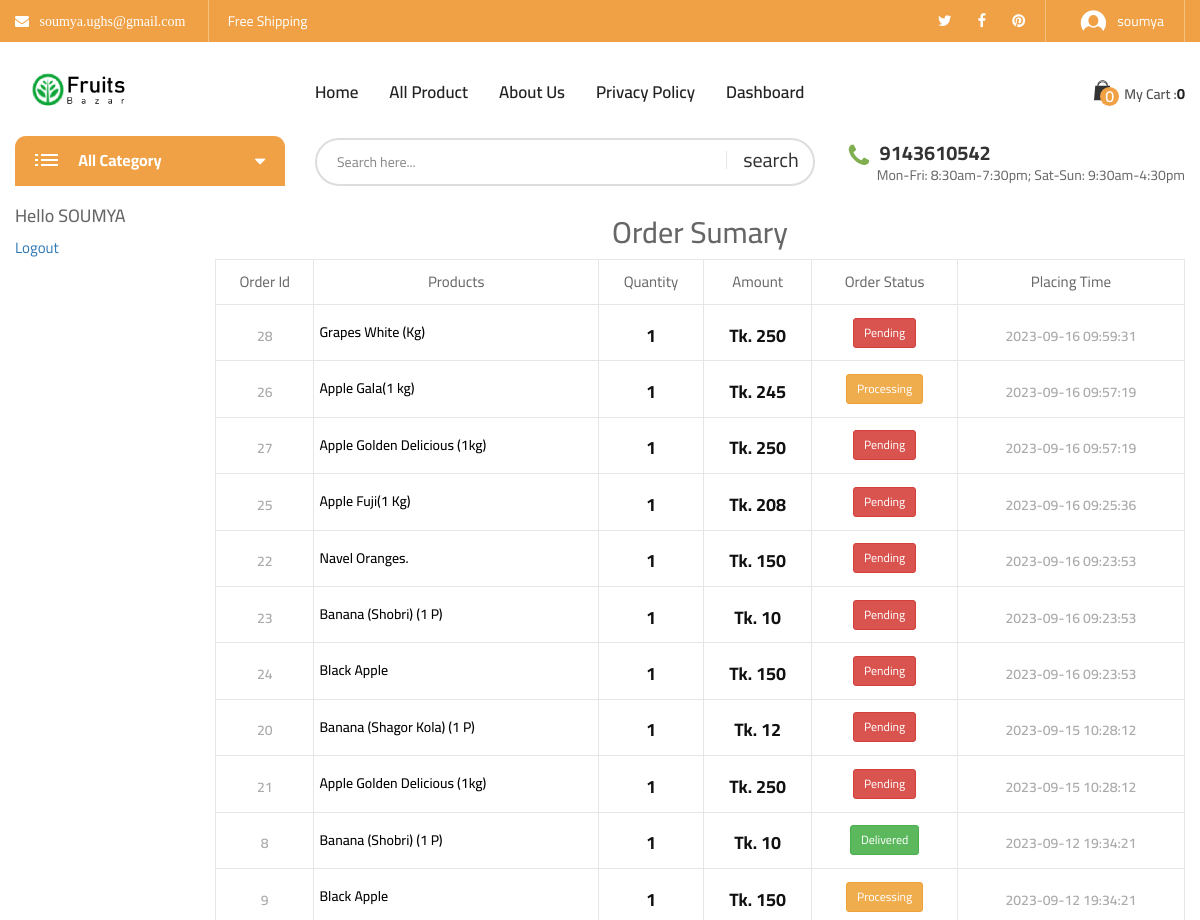
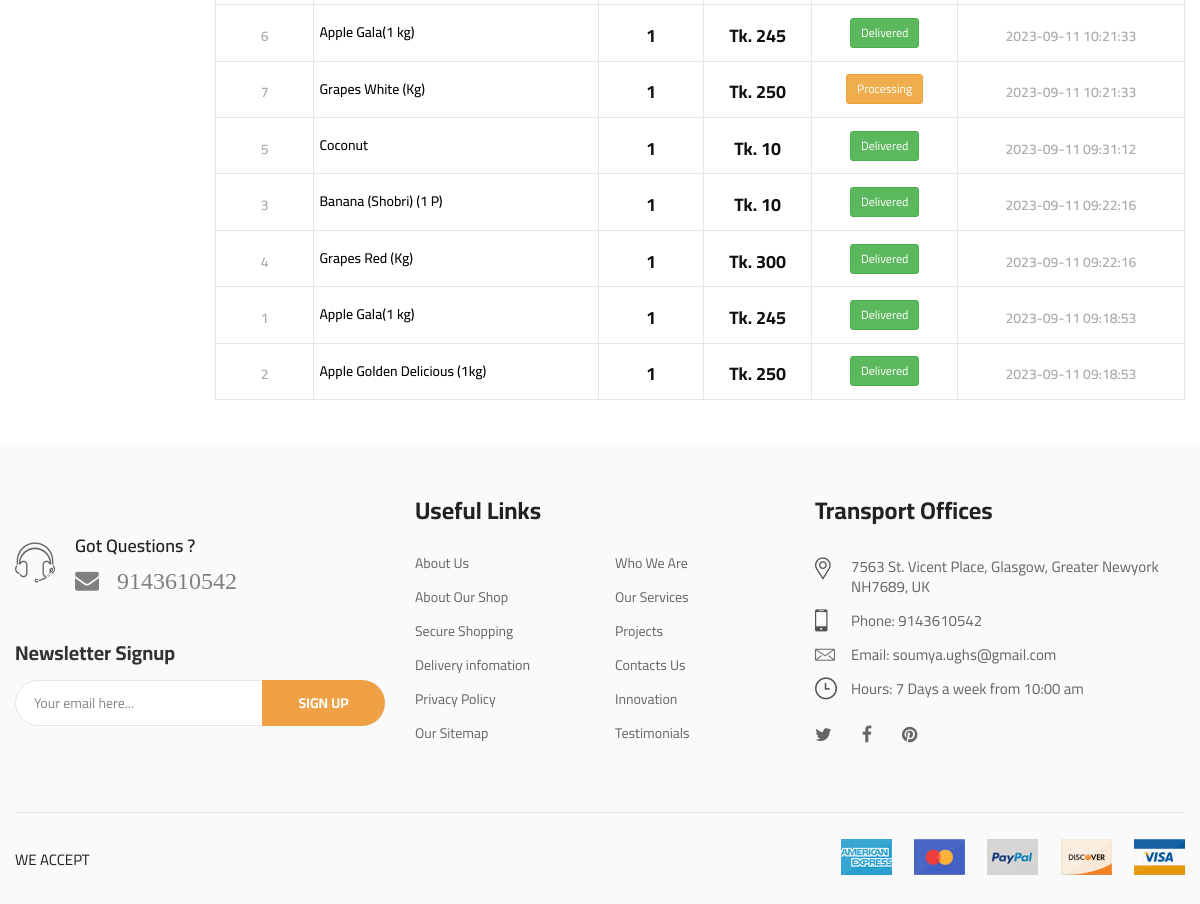
/exist_order.php (signed in), run on the app's committed database (2 pictures, top to bottom).
### tables this page shows
CREATE TABLE `header_info` (
  `id` int(10) NOT NULL,
  `email` varchar(30) NOT NULL,
  `tweeter` varchar(500) NOT NULL,
  `fb_link` varchar(500) NOT NULL,
  `pinterest` varchar(500) NOT NULL,
  `phone` varchar(20) NOT NULL
);

CREATE TABLE `add_logo` (
  `id` int(10) NOT NULL,
  `img` varchar(200) NOT NULL
);

CREATE TABLE `order_details` (
  `order_id` int(255) NOT NULL,
  `user_id` int(11) NOT NULL,
  `product_name` varchar(255) NOT NULL,
  `pdt_quantity` int(11) NOT NULL,
  `amount` int(11) NOT NULL,
  `uses_coupon` varchar(35) NOT NULL,
  `order_status` int(3) NOT NULL,
  `trans_id` varchar(25) NOT NULL,
  `Shipping_mobile` varchar(20) NOT NULL,
  `shiping` varchar(255) NOT NULL,
  `order_time` timestamp NULL DEFAULT current_timestamp(),
  `order_date` date DEFAULT current_timestamp()
);

### exist_order.php (the view, shortened to what the rows shown need)
<?php
include_once("admin/class/adminback.php");
$obj = new adminback();
if(isset($_SESSION['user_id'])){
        $id = $_SESSION['user_id'];
        $order_query =  $obj->order_details_by_id($id);
}else{
    header("location:user_login.php");
}
?>
<?php
include_once("includes/head.php");
?>
<body class="biolife-body">
    <header id="header" class="header-area style-01 layout-03">
        <?php
        include_once("includes/header_top.php");
        ?>
        <?php
        include_once("includes/header_middle.php");
        ?>
        <?php
        include_once("includes/header_bottom.php");
        ?>
    </header>
    <div class="page-contain">
        <div id="main-content" class="main-content">
            <div class="container">
                <div class="row">
                    <div class="col-md-10">
                        <h2 class="text-center">Order Sumary</h2>
                                <table class="shop_table cart-form">
                                    <thead>
                                        <tr>
                                            <th class="product-name">Order Id</th>
                                            <th class="product-price">Products</th>
                                            <th class="product-quantity">Quantity</th>
                                            <th class="product-subtotal">Amount</th>
                                            <th class="product-subtotal">Order Status</th>
                                            <th class="product-subtotal">Placing Time</th>
                                        </tr>
                                    </thead>
                                    <tbody>
                                    <?php while($order_info = mysqli_fetch_assoc($order_query)) {?>
                                                <tr class="cart_item">
                                                    <td class="product-thumbnail" data-title="Product Name">
                                                        <a class="prd-thumb" href="single_product.php?status=singleproduct&&id=<?php echo $order_info['order_id']  ?>">
                                                        <div class="price price-contain">
                                                            <span class="price-amount"><?php echo $order_info['order_id'] ?></span>
                                                        </div>
                                                        </a>
                                                    </td>
                                                    <td class="" data-title="Product Name">
                                                        <a class="" href="single_product.php?status=singleproduct&&id=<?php echo $order_info['order_id']  ?>" style="text-decoration: none; color:black" >
                                                        <div class="price price-contain">
                                                            <h5 class="text-left" ><?php echo $order_info['product_name'] ?></h5>
                                                        </div>
                                                        </a>
                                                    </td>
                                                    <td class="product-subtotal" data-title="Total">
                                                        <div class="price price-contain">
                                                            <ins><span class="price-amount"><span class="currencySymbol"></span><?php echo $order_info['pdt_quantity'] ?></span></ins>
                                                        </div>
                                                    </td>
                                                    <td class="product-subtotal" data-title="Total">
                                                        <div class="price price-contain">
                                                            <ins><span class="price-amount"><span class="currencySymbol">Tk. </span><?php echo $order_info['amount'] ?></span></ins>
                                                        </div>
                                                    </td>
                                                    <td class="product-subtotal" data-title="Total">
                                                        <div class="">
                                                            <span class="price-amount ">
                                                            <?php
                                                            if($order_info['order_status']==0){
                                                                  echo "<p class='btn btn-danger btn-sm'> Pending </p>";
                                                            }elseif($order_info['order_status']==1) {
                                                                echo "<p class='btn btn-warning btn-sm'> Processing </p>";
                                                            }
                                                            elseif($order_info['order_status']==2) {
                                                                echo "<p class='btn btn-success btn-sm'> Delivered </p>";
                                                              }
                                                            ?>
                                                        </span>
                                                        </div>
                                                    </td>
                                                    <td class="product-subtotal" data-title="Total">
                                                        <div class="price price-contain">
                                                          <span class="price-amount"><?php echo $order_info['order_time'] ?></span>
                                                        </div>
                                                    </td>
                                                </tr>
                                       <?php }?>
                                    </tbody>
                                </table>
                    </div>
                </div>
            </div>
        </div>
    </div>
    <br>
    <?php
    include_once("includes/footer.php");
    ?>
</body>
</html>

### includes/header_top.php (shortened to what the rows shown need)
<?php
$obj= new adminback();
    $links = $obj->display_links();
?>
<div class="header-top bg-main hidden-xs">
            <div class="container">
                <div class="top-bar left">
                    <ul class="horizontal-menu">
                        <?php
                        while( $link = mysqli_fetch_assoc($links)){?>
                        <li>
                            <a class="fa fa-envelope" href="" > &nbsp;
                           <?php  echo $link['email'];  ?>
                          </a></li>
                        <li><a href="#">Free Shipping</a></li>
                    </ul>
                </div>
                <div class="top-bar right">
                    <ul class="social-list">
                        <li><a href="#<?php  echo $link['tweeter'];  ?>"><i class="fa fa-twitter" aria-hidden="true"></i></a></li>
                        <li><a href="#<?php  echo $link['fb_link'];  ?>"><i class="fa fa-facebook" aria-hidden="true"></i></a></li>
                        <li><a href="#<?php  echo $link['pinterest'];  ?>"><i class="fa fa-pinterest" aria-hidden="true"></i></a></li>
                               <?php } ?>
                    </ul>
                </div>
            </div>
        </div>

### includes/header_middle.php (shortened to what the rows shown need)
<?php
    $obj=new adminback();
   $logo_info = $obj->display_logo();
?>
<div class="header-middle biolife-sticky-object ">
    <div class="container">
        <div class="row">
            <div class="col-lg-3 col-md-2 col-md-6 col-xs-6">
                <a href="index.php" class="biolife-logo">
    <?php while($logo = mysqli_fetch_assoc( $logo_info)) {
        ?>
                    <img src="admin/uploads/<?php echo $logo['img']; ?>" alt="biolife logo" width="135" height="36">
                </a>
            <?php } ?>
            </div>
        </div>
    </div>
</div>

### includes/header_bottom.php (shortened to what the rows shown need)
<?php
$obj = new adminback();
$links = $obj->display_links();
$link = mysqli_fetch_assoc($links);
?>
<div class="header-bottom hidden-sm hidden-xs">
    <div class="container">
        <div class="row">
            <div class="col-lg-9 col-md-8 padding-top-2px">
                <div class="live-info">
                    <p class="telephone"><i class="fa fa-phone" aria-hidden="true"></i><b class="phone-number"> <?php echo $link['phone'] ?> </b></p>
                </div>
            </div>
        </div>
    </div>
</div>

### includes/footer.php (shortened to what the rows shown need)
<?php
$obj= new adminback();
    $links = $obj->display_links();
    $link = mysqli_fetch_assoc($links);
?>
<footer id="footer" class="footer layout-03">
        <div class="footer-content background-footer-03">
            <div class="container">
                <div class="row">
                    <div class="col-lg-4 col-md-4 col-sm-9">
                        <section class="footer-item">
                            <div class="footer-phone-info">
                                <p class="r-info">
                                    <span class="h4"> <a class="fa fa-envelope" href="#" style="color: gray; font-size:24px"> &nbsp;
                           <?php
                             echo $link['phone'];
                             ?>
                          </a></span>
                                </p>
                            </div>
                        </section>
                    </div>
                    <div class="col-lg-4 col-md-4 col-sm-6 md-margin-top-5px sm-margin-top-50px xs-margin-top-40px">
                        <section class="footer-item">
                            <div class="contact-info-block footer-layout xs-padding-top-10px">
                                <ul class="contact-lines">
                                    <li>
                                        <p class="info-item">
                                            <i class="biolife-icon icon-phone"></i>
                                            <b class="desc">Phone: <?php echo $link['phone'] ?></b>
                                        </p>
                                    </li>
                                    <li>
                                        <p class="info-item">
                                            <i class="biolife-icon icon-letter"></i>
                                            <b class="desc">Email:  <?php echo $link['email'] ?></b>
                                        </p>
                                    </li>
                                </ul>
                            </div>
                        </section>
                    </div>
                </div>
            </div>
        </div>
    </footer>

### data on the page
header_info: email "soumya.ughs@gmail.com", phone "9143610542"
add_logo: img (picture)
order_details: order_id "28", product_name "Grapes White (Kg)", pdt_quantity "1", amount "250", order_status "Pending", order_time "2023-09-16 09:59:31"
order_details: order_id "26", product_name "Apple Gala(1 kg)", pdt_quantity "1", amount "245", order_status "Processing", order_time "2023-09-16 09:57:19"
order_details: order_id "27", product_name "Apple Golden Delicious (1kg)", pdt_quantity "1", amount "250", order_status "Pending", order_time "2023-09-16 09:57:19"
order_details: order_id "25", product_name "Apple Fuji(1 Kg)", pdt_quantity "1", amount "208", order_status "Pending", order_time "2023-09-16 09:25:36"
order_details: order_id "22", product_name "Navel Oranges.", pdt_quantity "1", amount "150", order_status "Pending", order_time "2023-09-16 09:23:53"
order_details: order_id "23", product_name "Banana (Shobri) (1 P)", pdt_quantity "1", amount "10", order_status "Pending", order_time "2023-09-16 09:23:53"
order_details: order_id "24", product_name "Black Apple", pdt_quantity "1", amount "150", order_status "Pending", order_time "2023-09-16 09:23:53"
order_details: order_id "20", product_name "Banana (Shagor Kola) (1 P)", pdt_quantity "1", amount "12", order_status "Pending", order_time "2023-09-15 10:28:12"
order_details: order_id "21", product_name "Apple Golden Delicious (1kg)", pdt_quantity "1", amount "250", order_status "Pending", order_time "2023-09-15 10:28:12"
order_details: order_id "8", product_name "Banana (Shobri) (1 P)", pdt_quantity "1", amount "10", order_status "Delivered", order_time "2023-09-12 19:34:21"
order_details: order_id "9", product_name "Black Apple", pdt_quantity "1", amount "150", order_status "Processing", order_time "2023-09-12 19:34:21"
order_details: order_id "6", product_name "Apple Gala(1 kg)", pdt_quantity "1", amount "245", order_status "Delivered", order_time "2023-09-11 10:21:33"
order_details: order_id "7", product_name "Grapes White (Kg)", pdt_quantity "1", amount "250", order_status "Processing", order_time "2023-09-11 10:21:33"
order_details: order_id "5", product_name "Coconut", pdt_quantity "1", amount "10", order_status "Delivered", order_time "2023-09-11 09:31:12"
order_details: order_id "3", product_name "Banana (Shobri) (1 P)", pdt_quantity "1", amount "10", order_status "Delivered", order_time "2023-09-11 09:22:16"
order_details: order_id "4", product_name "Grapes Red (Kg)", pdt_quantity "1", amount "300", order_status "Delivered", order_time "2023-09-11 09:22:16"
order_details: order_id "1", product_name "Apple Gala(1 kg)", pdt_quantity "1", amount "245", order_status "Delivered", order_time "2023-09-11 09:18:53"
order_details: order_id "2", product_name "Apple Golden Delicious (1kg)", pdt_quantity "1", amount "250", order_status "Delivered", order_time "2023-09-11 09:18:53"

### other printed values
$_SESSION['username'] "soumya"
$username "SOUMYA"
